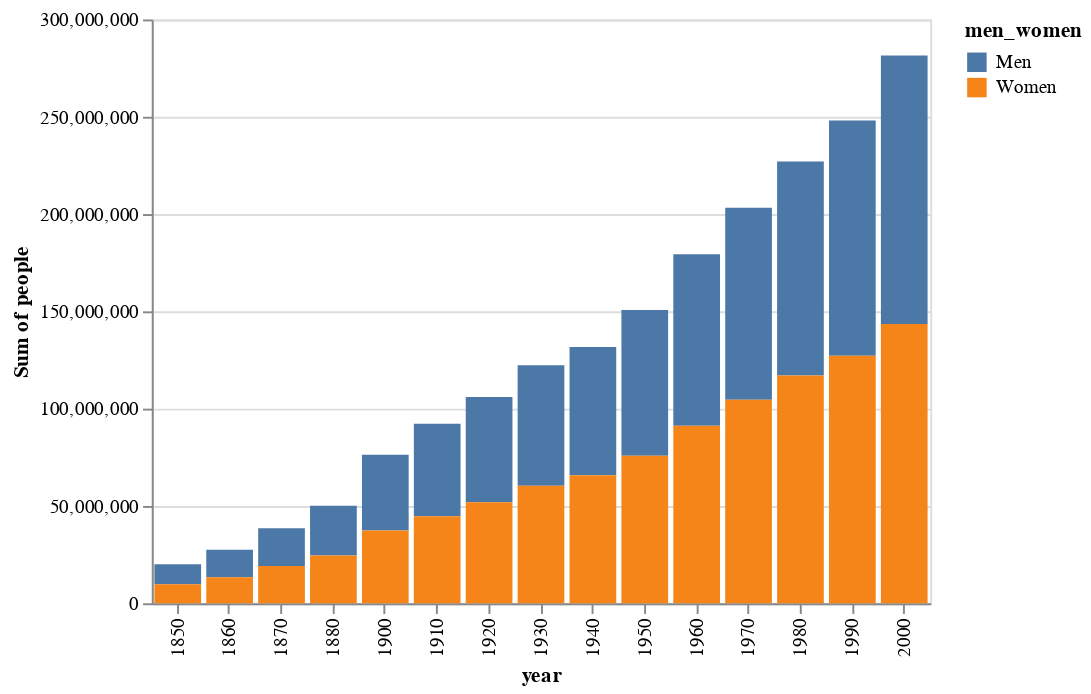

The cell this chart's notebook holds for it:
### Markdown cell above
But Altair is designed to be used with URL-based data as well, in which such pre-processing is not available.
In these situations, it is better to make the transformation *part of the plot specification*.
Here this can be done via the ``transform_calculate`` method, which accepts a [Vega Expression](), which is essentially a string that can contain a small subset of javascript operations:

### Code cell
(alt
.Chart(population)
.transform_calculate(men_women='datum.sex == 1 ? "Men" : "Women"')
.mark_bar()
.encode(x='year:O',
        y='sum(people):Q',
        color='men_women:N')
)

### Figure 1 — Vega-Lite specification as saved in the notebook (floating-point values rounded to 4 significant figures; data arrays with more than 128 entries replaced by an {"elided": "..."} marker saying what was removed)
{"$schema": "https://vega.github.io/schema/vega-lite/v2.4.1.json", "config": {"view": {"height": 300, "width": 400}}, "data": {"values": {"elided": "570 records"}}, "encoding": {"color": {"field": "men_women", "type": "nominal"}, "x": {"field": "year", "type": "ordinal"}, "y": {"aggregate": "sum", "field": "people", "type": "quantitative"}}, "mark": "bar", "transform": [{"as": "men_women", "calculate": "datum.sex == 1 ? \"Men\" : \"Women\""}]}
